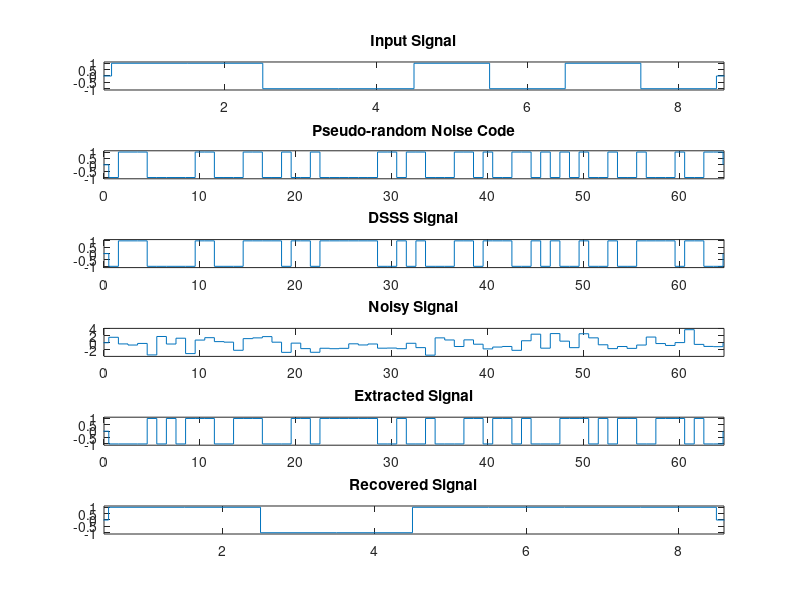

Recreate this plot in MATLAB.
%% DSSS Signal Generation
%  Author: Jonathon Kreska
%  Date: 3/30/2015
%  This script uses the 1 and -1 method to generate a DSSS Signal
%
%  You can define the number of bits or make your own signal

clear all; clc

%% Create Input Signal

num_bits = 8; % Define Number of bits to be sent
input_signal = randi([0,1],1,num_bits); % Generate a random signal

% ...Or make your own!
% input_signal = [1 1 1 0 1 0 1 0]; 

%% Modify Input Signal so it is in terms of 1 and -1
input_signal(input_signal==0) = -1;

%% Generate pseudo-random noise code
chip_length = 8;
PN_code = randi([0,1],1,length(input_signal)*chip_length); 
PN_code(PN_code==0) = -1;

%% Expand input signal so it lines up with PN code
for i=0:length(input_signal)-1  
  exp_input(chip_length*i+1:chip_length*i+chip_length) = input_signal(i+1);
end

%% Generate DSSS Signal
% Since the signal is in terms of 1 and -1, we simply multiply
dsss_signal = exp_input .* PN_code;

% Remember:  1 x  1 =  1
%            1 x -1 = -1
%           -1 x  1 = -1
%           -1 x =1 =  1

%% Begin Uniform Noise Test
for noise_range=0:.001:100 % ex: if range = 2 -> range is from -2 to 2
  %% Add Noise to DSSS Signal
  noise = random('unif',-noise_range,noise_range,[1,length(dsss_signal)]);
  noisy_signal = noise + dsss_signal;

  %% Extract Original Signal
  extracted_signal = noisy_signal ./ PN_code;
  
  %% Determine if bit is positive or negative
  extracted_signal(extracted_signal>=0) = 1;
  extracted_signal(extracted_signal<0) = -1;
  
  %% Check to see if extracted signal matches input
  check = find(exp_input == extracted_signal); % Compare Elements
  if (length(check) <= length(exp_input)/2)   % Break if Less than 50% match
    break
  end

  %% Take Integral over length of chip
  recovered_signal = sum(reshape(extracted_signal,chip_length,length(input_signal)));
  
   %% Determine if bit is positive or negative
  recovered_signal(recovered_signal>=0) = 1;
  recovered_signal(recovered_signal<0) = -1;

end

sprintf('The max range is: %g to %g.',-noise_range,noise_range)

%% Plot
subplot(6,1,1)
stairs(-.5:length(input_signal)+2,[0 input_signal 0 0])
title('Input Signal')
axis([0.4 length(input_signal)+.6 -1.1 1.1])

subplot(6,1,2)
stairs(-.5:length(PN_code)+1,[0 PN_code 0])
title('Pseudo-random Noise Code')
axis([0 length(PN_code)+.6 -1.1 1.1])

subplot(6,1,3)
stairs(-.5:length(dsss_signal)+1,[0 dsss_signal 0])
title('DSSS Signal')
axis([0 length(dsss_signal)+.6 -1.1 1.1])

subplot(6,1,4)
stairs(-.5:length(noisy_signal)+1,[0 noisy_signal 0])
title('Noisy Signal')
axis([0 length(noisy_signal)+.6 1.1*min(noisy_signal) 1.1*max(noisy_signal)])

subplot(6,1,5)
stairs(-.5:length(extracted_signal)+1,[0 extracted_signal 0])
title('Extracted Signal')
axis([0 length(extracted_signal)+.6 1.1*min(extracted_signal) 1.1*max(extracted_signal)])

subplot(6,1,6)
stairs(-.5:length(recovered_signal)+2,[0 recovered_signal 0 0])
title('Recovered Signal')
axis([0.44 length(input_signal)+.6 -1.1 1.1])